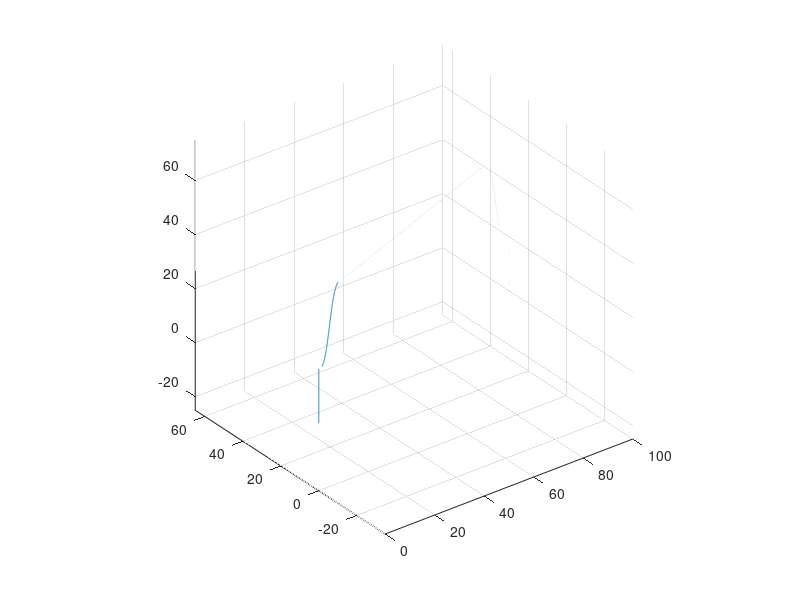

Here is the MATLAB script that generated this plot:
mission = struct();
N = 1000;

initTO = [zeros(1, N); zeros(1, N); linspace(0, 20, N)];
transitionTO = [linspace(0, 10, N); zeros(1, N); 20 + 30.*(1 - exp((-(linspace(0, 10, N)/5).^3)))];

cruise = [linspace(10, 90, N); linspace(0, 30, N); 50 + zeros(1, N)]; 

transitionL = [linspace(90, 100, N); 30 + zeros(1, N); 50 - 30.*(1 - exp((-(linspace(0, 10, N)/5).^3)))];
endL = [100 + zeros(1, N); 30 + zeros(1, N); linspace(20, 0, N)];

mission.xyz = [initTO transitionTO cruise transitionL endL];

plot3(mission.xyz(1,:), mission.xyz(2,:), mission.xyz(3,:))
grid on
axis equal

mission.cruiseVel = 20;